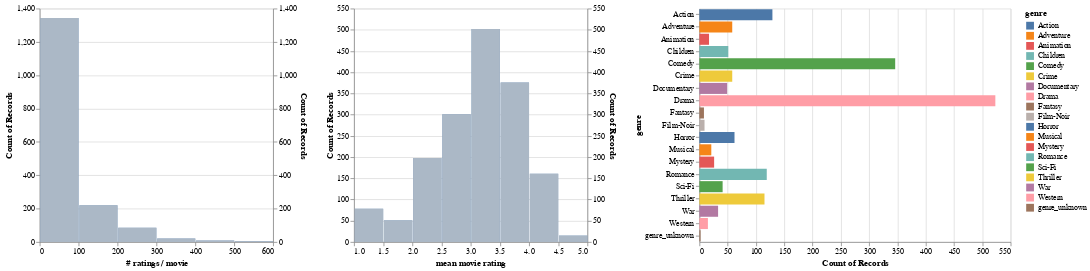

The cell this chart's notebook holds for it:
### Code cell
# Display the number of ratings and average rating per movie.
alt.hconcat(
    filtered_hist('rating count', '# ratings / movie', genre_filter),
    filtered_hist('rating mean', 'mean movie rating', genre_filter),
    genre_chart,
    data=movies_ratings)

### Figure 1 — Vega-Lite specification as saved in the notebook (floating-point values rounded to 4 significant figures; data arrays with more than 128 entries replaced by an {"elided": "..."} marker saying what was removed)
{"config": {"view": {"continuousWidth": 400, "continuousHeight": 300}}, "hconcat": [{"layer": [{"mark": "bar", "encoding": {"x": {"type": "quantitative", "bin": {"maxbins": 10}, "field": "rating count", "title": "# ratings / movie"}, "y": {"type": "quantitative", "aggregate": "count"}}, "transform": [{"filter": {"selection": "selector003"}}], "width": 300}, {"mark": "bar", "encoding": {"color": {"value": "lightgray"}, "opacity": {"value": 0.7}, "x": {"type": "quantitative", "bin": {"maxbins": 10}, "field": "rating count", "title": "# ratings / movie"}, "y": {"type": "quantitative", "aggregate": "count"}}, "width": 300}], "resolve": {"scale": {"y": "independent"}}}, {"layer": [{"mark": "bar", "encoding": {"x": {"type": "quantitative", "bin": {"maxbins": 10}, "field": "rating mean", "title": "mean movie rating"}, "y": {"type": "quantitative", "aggregate": "count"}}, "transform": [{"filter": {"selection": "selector003"}}], "width": 300}, {"mark": "bar", "encoding": {"color": {"value": "lightgray"}, "opacity": {"value": 0.7}, "x": {"type": "quantitative", "bin": {"maxbins": 10}, "field": "rating mean", "title": "mean movie rating"}, "y": {"type": "quantitative", "aggregate": "count"}}, "width": 300}], "resolve": {"scale": {"y": "independent"}}}, {"mark": "bar", "encoding": {"color": {"condition": {"type": "nominal", "field": "genre", "selection": "selector003"}, "value": "lightgray"}, "x": {"type": "quantitative", "aggregate": "count"}, "y": {"type": "nominal", "field": "genre"}}, "height": 300, "selection": {"selector003": {"type": "multi", "fields": ["genre"]}}}], "data": {"name": "data-cc2ee1c6baeef94bbf7c1b27becb65e6"}, "$schema": "https://vega.github.io/schema/vega-lite/v4.8.1.json", "datasets": {"data-cc2ee1c6baeef94bbf7c1b27becb65e6": {"elided": "1682 records"}}}
